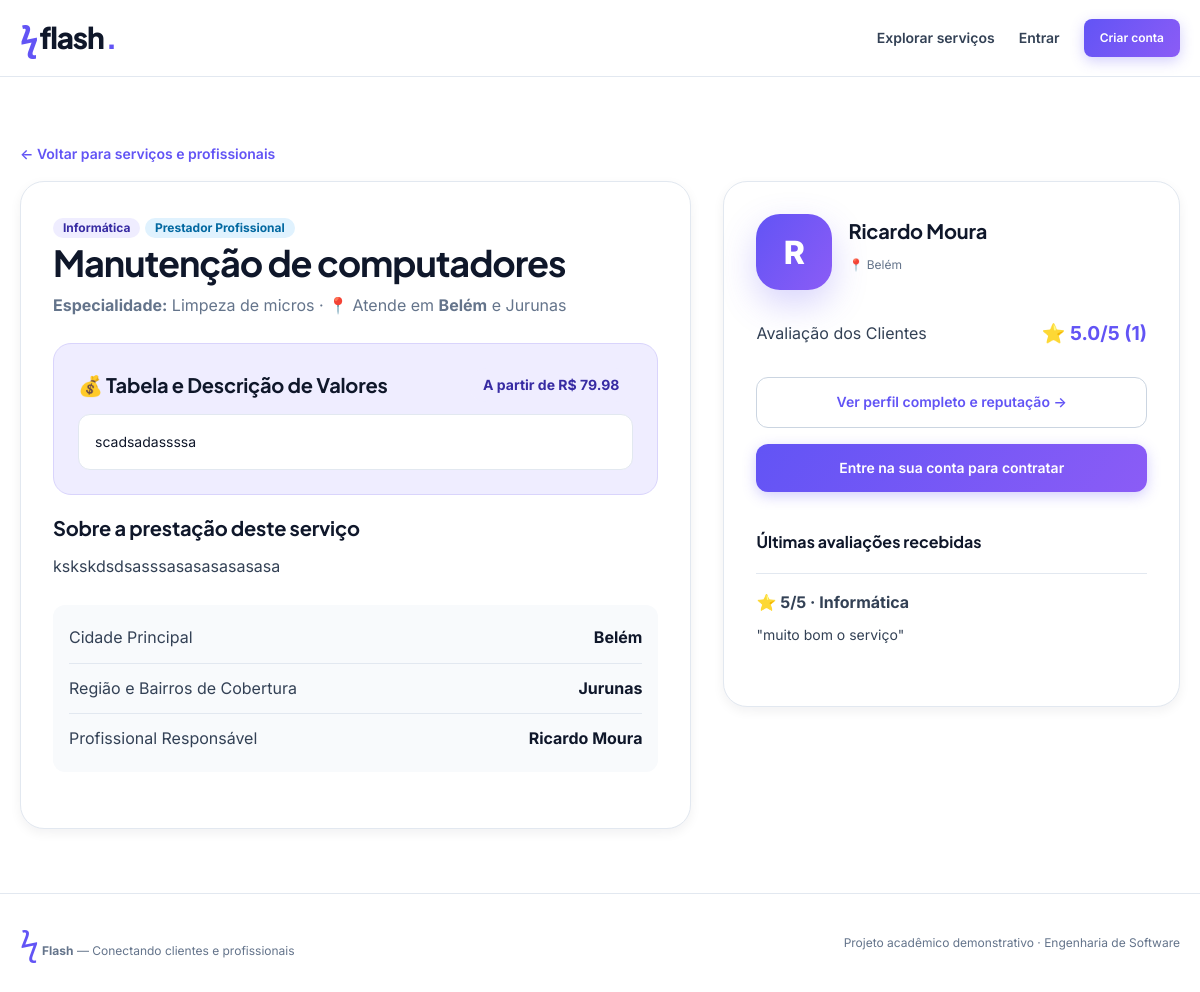
/servico-oferecido/1, run on the app's committed database.
### tables this page shows
CREATE TABLE services_offered (id INTEGER PRIMARY KEY, professional_id INTEGER NOT NULL REFERENCES users(id), title TEXT NOT NULL, category TEXT NOT NULL, area_of_expertise TEXT NOT NULL, description TEXT NOT NULL, city TEXT NOT NULL, region TEXT NOT NULL, pricing_details TEXT NOT NULL, base_price REAL NOT NULL DEFAULT 0, active INTEGER NOT NULL DEFAULT 1, created_at TEXT NOT NULL DEFAULT CURRENT_TIMESTAMP);

CREATE TABLE users (id INTEGER PRIMARY KEY, name TEXT NOT NULL, email TEXT UNIQUE NOT NULL, password TEXT NOT NULL, role TEXT NOT NULL CHECK(role IN ('cliente','profissional')), city TEXT NOT NULL);

CREATE TABLE reviews (id INTEGER PRIMARY KEY, job_id INTEGER UNIQUE NOT NULL REFERENCES jobs(id), professional_id INTEGER NOT NULL REFERENCES users(id), rating INTEGER NOT NULL CHECK(rating BETWEEN 1 AND 5), comment TEXT NOT NULL);

CREATE TABLE jobs (id INTEGER PRIMARY KEY, client_id INTEGER NOT NULL REFERENCES users(id), title TEXT NOT NULL, category TEXT NOT NULL, description TEXT NOT NULL, city TEXT NOT NULL, budget REAL NOT NULL CHECK(budget>0), status TEXT NOT NULL DEFAULT 'aberto' CHECK(status IN ('aberto','contratado','concluido')), hired_proposal_id INTEGER, created_at TEXT NOT NULL DEFAULT CURRENT_TIMESTAMP);

### app.py (the view)
@app.route('/servico-oferecido/<int:service_id>')
def service_detail(service_id):
    with conn() as db:
        service = db.execute('''
            SELECT s.*, u.name professional_name, u.email professional_email, u.city professional_city,
                   COALESCE((SELECT ROUND(AVG(r.rating), 1) FROM reviews r WHERE r.professional_id = u.id), 0) avg_rating,
                   (SELECT COUNT(*) FROM reviews r WHERE r.professional_id = u.id) total_reviews
            FROM services_offered s
            JOIN users u ON u.id = s.professional_id
            WHERE s.id = ? AND s.active = 1
        ''', (service_id,)).fetchone()
        if not service:
            abort(404)
        reviews = db.execute('''
            SELECT r.*, j.title job_title, j.category FROM reviews r
            JOIN jobs j ON j.id = r.job_id
            WHERE r.professional_id = ?
            ORDER BY r.id DESC LIMIT 6
        ''', (service['professional_id'],)).fetchall()
    return render_template('service_detail.html', service=service, reviews=reviews)

### app.py (called while the page is built)
def conn():
    db=sqlite3.connect(DB); db.row_factory=sqlite3.Row; db.execute('PRAGMA foreign_keys=ON'); return db

@app.after_request
def security_headers(response):
    response.headers['X-Content-Type-Options'] = 'nosniff'
    response.headers['Referrer-Policy'] = 'strict-origin-when-cross-origin'
    response.headers['X-Frame-Options'] = 'DENY'
    response.headers['Permissions-Policy'] = 'camera=(), microphone=(), geolocation=()'
    return response

@app.before_request
def csrf_guard():
    if 'csrf' not in session: session['csrf']=secrets.token_urlsafe(24)
    if request.method=='POST' and not secrets.compare_digest(session['csrf'], request.form.get('csrf','')): abort(400)

@app.context_processor
def globals_for_templates(): return dict(me=current_user(), categories=CATEGORIES, csrf=session.get('csrf'))

def current_user():
    if not session.get('uid'): return None
    with conn() as db: return db.execute('SELECT id,name,email,role,city FROM users WHERE id=?',(session['uid'],)).fetchone()

### templates/service_detail.html (shortened to what this page needs)
{% extends 'base.html' %}
{% block content %}
<section class="container section">
  <div class="nav-breadcrumbs">
    <a class="back" href="{{ url_for('jobs', tipo='profissionais') }}">← Voltar para serviços e profissionais</a>
  </div>
  <div class="detail-grid">
    <article class="panel job-main-panel">
      <div class="job-header-meta">
        <span class="tag tag-aberto">{{ service.category }}</span>
        <span class="tag tag-pro-badge">Prestador Profissional</span>
      </div>
      <h1 class="job-title">{{ service.title }}</h1>
      <p class="job-publisher-meta muted">
        <strong>Especialidade:</strong> {{ service.area_of_expertise }} ·
        📍 Atende em <strong>{{ service.city }}</strong> e {{ service.region }}
      </p>
      <div class="service-pricing-highlight-box">
        <div class="pricing-header-row">
          <h3>💰 Tabela e Descrição de Valores</h3>
          {% if service.base_price and service.base_price > 0 %}
            <span class="badge-price">A partir de R$ {{ '%.2f'|format(service.base_price) }}</span>
          {% else %}
            <span class="badge-price">Valores Sob Consulta</span>
          {% endif %}
        </div>
        <div class="pricing-details-content">
          <pre class="pricing-pre">{{ service.pricing_details }}</pre>
        </div>
      </div>
      <div class="job-content-section space-top-sm">
        <h3>Sobre a prestação deste serviço</h3>
        <p class="description">{{ service.description }}</p>
      </div>
      <div class="job-summary-box">
        <div class="summary">
          <span>Cidade Principal</span>
          <strong>{{ service.city }}</strong>
        </div>
        <div class="summary">
          <span>Região e Bairros de Cobertura</span>
          <strong>{{ service.region }}</strong>
        </div>
        <div class="summary">
          <span>Profissional Responsável</span>
          <strong>{{ service.professional_name }}</strong>
        </div>
      </div>
    </article>
    <aside class="panel proposals-aside">
      <div class="pro-summary-card">
        <div class="avatar avatar-sm" aria-hidden="true">{{ service.professional_name[0]|upper }}</div>
        <div>
          <h3>{{ service.professional_name }}</h3>
          <p class="muted tiny">📍 {{ service.professional_city }}</p>
        </div>
      </div>
      <div class="summary">
        <span>Avaliação dos Clientes</span>
        <strong class="highlight-val">
          {% if service.avg_rating and service.avg_rating > 0 %}
            ⭐ {{ service.avg_rating }}/5 ({{ service.total_reviews }})
          {% else %}
            Novo profissional
          {% endif %}
        </strong>
      </div>
      <div class="pro-actions space-top-sm">
        <a class="btn btn-outline full" href="{{ url_for('professional_profile', user_id=service.professional_id) }}">
          Ver perfil completo e reputação →
        </a>
        {% if me and me.role == 'cliente' %}
          <div class="space-top-sm">
            <a class="btn full" href="{{ url_for('new_job') }}">
              + Publicar pedido nesta categoria
            </a>
            <p class="muted tiny text-center space-top-sm">
              Ao publicar seu pedido, este profissional poderá enviar uma proposta rápida para você!
            </p>
          </div>
        {% elif not me %}
          <div class="space-top-sm">
            <a class="btn full" href="{{ url_for('login') }}">
              Entre na sua conta para contratar
            </a>
          </div>
        {% endif %}
      </div>
      {% if reviews %}
        <div class="space-top">
          <h4>Últimas avaliações recebidas</h4>
          {% for r in reviews %}
            <div class="proposal">
              <strong class="review-stars">⭐ {{ r.rating }}/5 · {{ r.category }}</strong>
              <p class="proposal-body">"{{ r.comment }}"</p>
            </div>
          {% endfor %}
        </div>
      {% endif %}
    </aside>
  </div>
</section>
{% endblock %}

### data on the page
services_offered: category "Informática", title "Manutenção de computadores", area_of_expertise "Limpeza de micros", city "Belém", region "Jurunas", base_price "79.98", pricing_details "scadsadassssa", description "kskskdsdsasssasasasasasasa"
users: professional_name "Ricardo Moura", name "R", professional_city "Belém"
reviews: rating "5", category "Informática", comment "muito bom o serviço"

### other printed values
{{ service.avg_rating }} "5.0"
{{ service.total_reviews }} "1"
